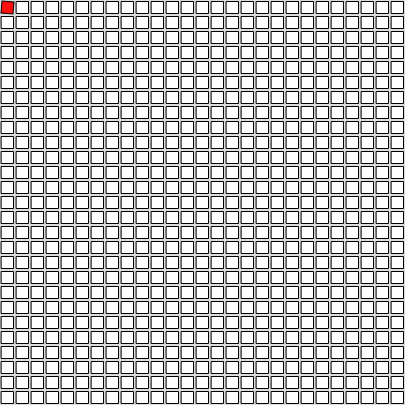
Frame 1 (no input)
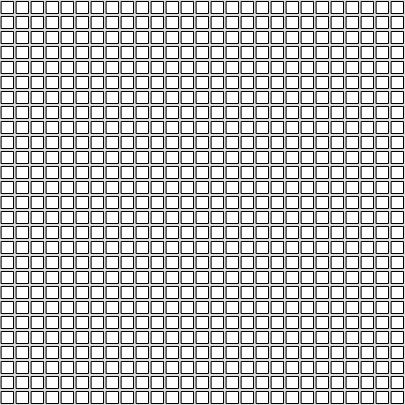
Frame 60 (no input)
Frame 120 (the mouse pressed at the canvas centre since frame 60): identical to frame 60, image omitted

The p5.js sketch that drew these frames (run headless with seeded random() and noise() and a simulated clock; from frame 60 on, the mouse is pressed at the canvas centre):

// p5.js sketch
// ── sketch.js
let cols; let rows;
let size = 15;

let blocks = [];

function setup() {
    createCanvas(405, 405);
    rectMode(CENTER);
    angleMode(DEGREES);
    cols = Math.floor(width / size);
    rows = Math.floor(height / size);

    for (let i=0 ; i<cols ; ++i) {
	blocks[i] = [];
	for (let j=0 ; j<rows ; ++j) {
	    blocks[i][j] = new Block(size/2 + i * size, size/2 + j * size, size * 0.8);
	}
    }
}

function mouseMoved() {
    for (let i=0 ; i<cols ; ++i) {
	for (let j=0 ; j<rows ; ++j) {
	    blocks[i][j].initiate_move();
	}
    }
}

function draw() {
    background(220);
    if (mouseX != pmouseX) {
	console.log("WAAAAAAAA")
    }
    for (let i=0 ; i<cols ; ++i) {
	for (let j=0 ; j<rows ; ++j) {
	    blocks[i][j].move();
	    blocks[i][j].display();
	}
    }
}


// ── block.js
class Block {
    constructor(x, y, size) {
	this.x = x;
	this.y = y;
	this.size = size;

	this.angle = 0;
    }

    display() {
	push();
	translate(this.x, this.y);
	rotate(this.angle);
	if (this.angle > 0) {
	    let c = map(this.angle, 0, 90, 0, 255);
	    fill(255, c, c)
	} else {
	    fill(255);
	}
	rect(0, 0, this.size, this.size);
	pop();
    }
    initiate_move() {
	let distance = dist(mouseX, mouseY, this.x, this.y);
	if (distance < this.size * 1.5 && this.angle == 0) {
	    this.angle += 2.5;
	}	
    }
    move() {
	if (this.angle > 0 && this.angle < 90) {
	    this.angle += 2.5;
	} else {
	    this.angle = 0;
	}
    }
}
